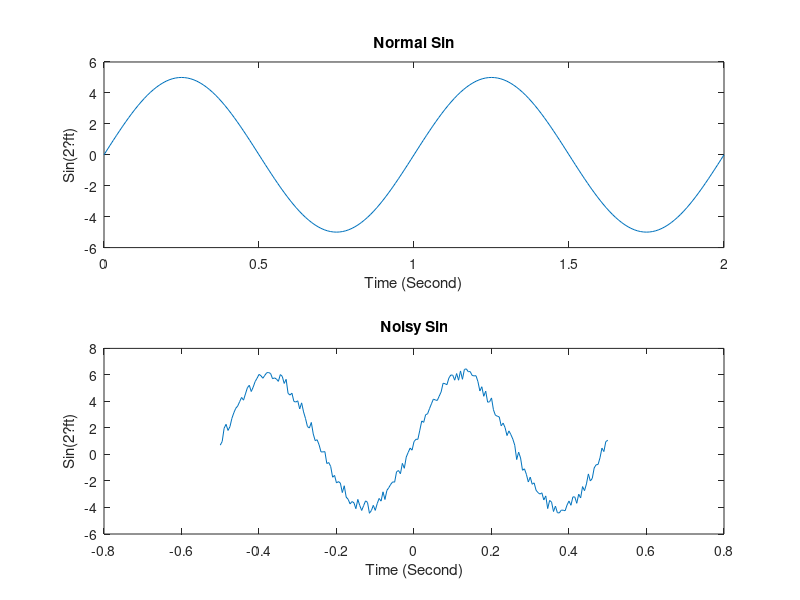
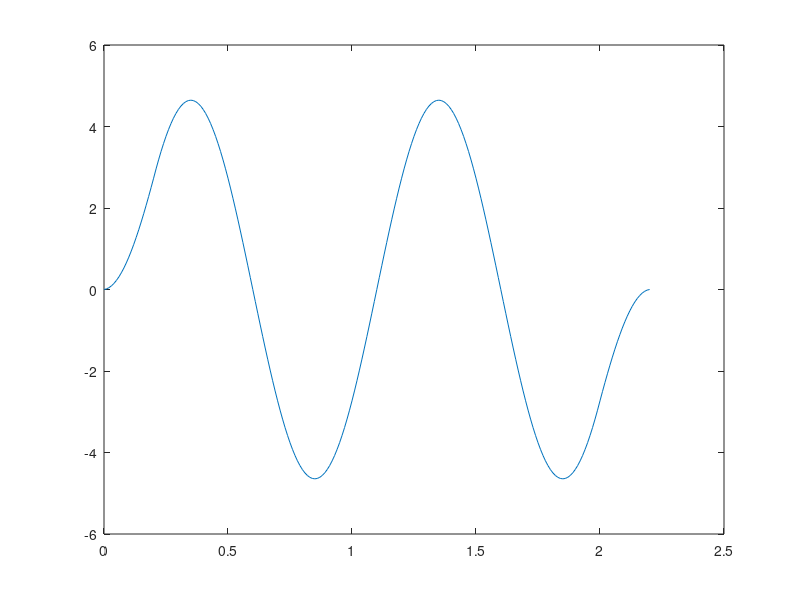
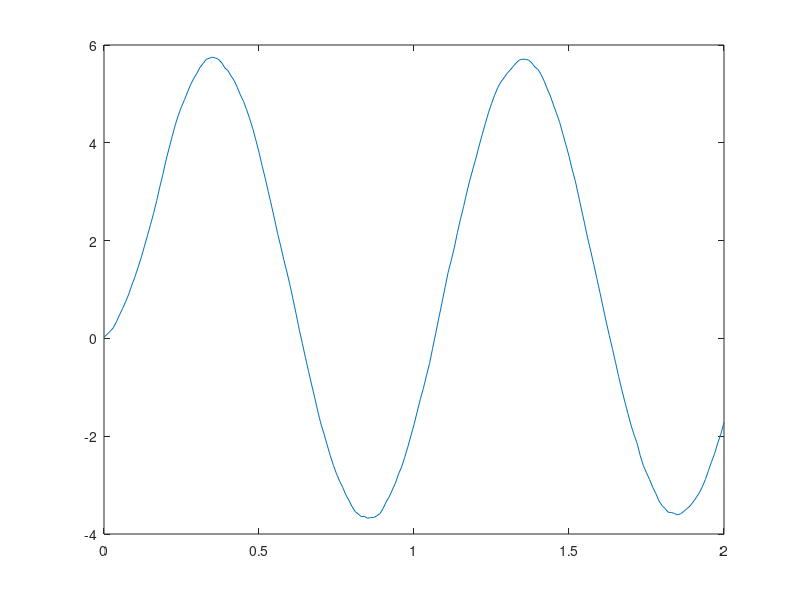

The MATLAB script that drew these images, in order: (Note: this script raises an error after producing the figures.)
%part 1:
t = linspace(0, 2, 201); %or t = 0:0.01:2
A = 5; f = 1; 
y = A*sin(2*pi*f*t);
figure(1);
subplot(1,1,1);
plot(t, y)
title('Sin Function');
xlabel('Time (Second)');
ylabel('Sin(2?ft)')

%part 2:
t1 = 0:0.01:2;
A = 5; f = 1; 
y1 = A*sin(2*pi*f*t1);
t2 = -0.5:0.005:0.5;
r = 0.5 + (0.5+0.5).*rand(1,201); %random
y2 = y1 + r; %sin with noise
figure(1);
subplot(2,1,1);
plot(t1,y1)
title('Normal Sin');xlabel('Time (Second)');ylabel('Sin(2?ft)');
subplot(2,1,2);
plot(t2,y2)
hold on;
title('Noisy Sin');xlabel('Time (Second)');ylabel('Sin(2?ft)');

%part 3:
t1 = 0:0.01:2;
A = 5; f = 1; 
y1 = A*sin(2*pi*f*t1);
t2 = -0.5:0.005:0.5;
r = 0.5 + (0.5+0.5).*rand(1,201); %random
y2 = y1 + r; %sin with noise
N1 = 0; N2 = 20;
len = N2 - N1 + 1; %window length
window = ones(1,len)/len;
y3 = conv(y1, window);
t3 = 0:0.01:(0.01*(length(y3)-1));
figure(2);
plot(t3, y3)

%part 4:
t1 = 0:0.01:2;
A = 5; f = 1; 
y1 = A*sin(2*pi*f*t1);
t2 = -0.5:0.005:0.5;
r = 0.5 + (0.5+0.5).*rand(1,201); %random
y2 = y1 + r; %sin with noise
N1 = 0; N2 = 20;
len = N2 - N1 + 1; %window length
b = ones(1,len)/len;
a = 1;
y4 = filter(b, a, y2);
t4 = 0:0.01:(0.01*(length(y4)-1));
figure(3);
plot(t4, y4)

%part 5:
w0 = pi/4; n = 101;
[y5,t5] = singen(w0,n);
figure(4);
stem(t5,y5, '.')

%part 6:
t6 = 0:0.01:4;
y6 = cos(2*pi*t6) + cos(8*pi*t6) + cos(12*pi*t6);
figure(5);
plot(t6,y6)
t7 = 0:0.2:4; %fs = 5 so Ts = 0.2
y7 = cos(2*pi*t7) + cos(8*pi*t7) + cos(12*pi*t7);
hold on;
stem(t7,y7)
b = zeros (1, 21); b(1) = 1;
a = zeros (1, 21); a(1) = 1;
y8 = filter(b, a, y7);
t8 = 0:0.01:(0.01*(length(y8)-1));
figure(6);
plot(t8,y8)


%part 8:
t00 = -5:0.01:5;
y00 = (sinc(5*t00)).^2;
figure(7);
subplot(3,2,[1, 2]);
plot(t00,y00)
title('Main');

t01 = -5:0.25:5;
y01 = (sinc(5*t01)).^2;
subplot(3,2,3);
plot(t01,y01)
title('4 Hz');

t02 = -5:0.2:5;
y02 = (sinc(5*t02)).^2;
subplot(3,2,4);
plot(t02,y02)
title('5 Hz');

t03 = -5:0.1:5;
y03 = (sinc(5*t03)).^2;
subplot(3,2,5);
plot(t03,y03)
title('10 Hz');

t04 = -5:0.05:5;
y04 = (sinc(5*t04)).^2;
subplot(3,2,6);
plot(t04,y04)
title('20 Hz');

%part 9:
t9 = -1:0.01:1;
f = [pi/16 5*pi/16 9*pi/16 13*pi/16];
y9 = zeros (1, length(t9));
for fs=f
    x = cos(2*fs*t9);
    y9 = y9 + x;
end
figure(8);
L = length(y9);
y9_sp = abs(fftshift(fft(y9))/L);
subplot(2,1,1);
plot(t9,y9)
title('Sin Signal'); xlabel('Time');ylabel('Spectrum');
subplot(2,1,2);
plot(normalFreq(L),y9_sp)
title('Spectrum'); xlabel('Freq');ylabel('Spectrum');
